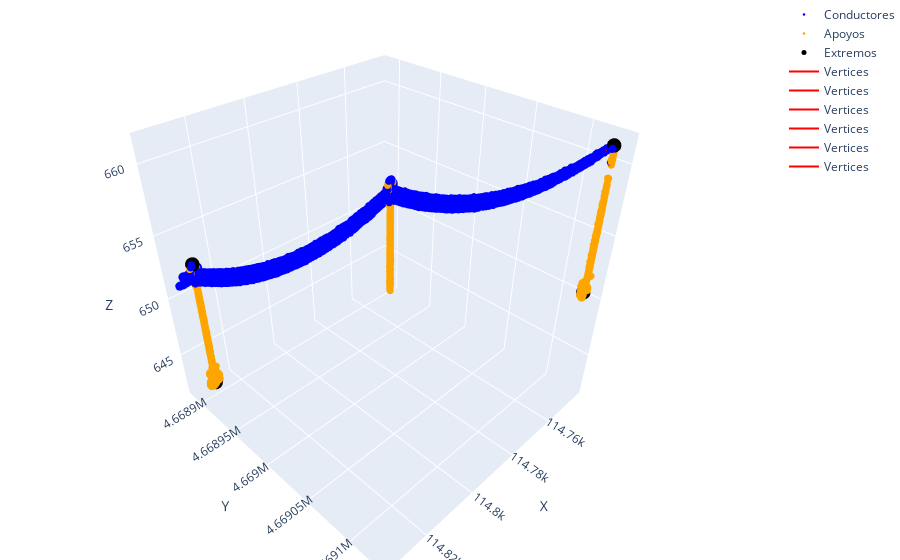

Notebook cell for this chart:
### Code cell
from electra_package.modules_clustering import *

idv, vano_length, cond_values, apoyo_values, vert_values, extremos_values = extract_vano_values(vano)

def extract_n_clusters(points):

    X_scaled,scaler_x,scaler_y,scaler_z = scale_conductor(points)

    cent, labs = dbscan_find_clusters_3(X_scaled)

    real_clust = 0
    noise = False
    total_points = X_scaled.shape[1]

    points_per_clust = total_points/(len(labs)-1)

    noise_cluster = 0
    real_labels = []
    clusters = []
    
    print(labs)

    for lab in np.unique(labs):
        
        print(100*abs(np.sum(lab == labs))/total_points)
        if 100*abs(np.sum(lab == labs))/total_points > 10:
            
            if lab == -1:
                
                noise = True
                noise_cluster = X_scaled[:,lab == labs]
                
            else:
                real_labels.append(lab)
                real_clust += 1
                clusters.append(X_scaled[:,lab == labs])
                

                
    return clusters, noise_cluster

clusters, noise = extract_n_clusters(apoyo_values)

print(apoyo_values.shape, cond_values.shape)

print(len(clusters), noise)

# clusters, noise = extract_n_clusters(cond_values)

# print(len(clusters), noise)

plot_data("", cond_values, apoyo_values, vert_values, extremos_values)
plt.show()

### Figure 1 — Plotly figure (JSON) as saved in the notebook; plotly's stock layout.template omitted (floating-point values rounded to 4 significant figures; data arrays with more than 128 entries replaced by an {"elided": "..."} marker saying what was removed)
{"data": [{"marker": {"color": "blue", "size": 2.5}, "mode": "markers", "name": "Conductores", "type": "scatter3d", "x": {"elided": "9849 float values"}, "y": {"elided": "9849 float values"}, "z": {"elided": "9849 float values"}}, {"marker": {"color": "orange", "size": 2.5}, "mode": "markers", "name": "Apoyos", "type": "scatter3d", "x": {"elided": "3160 float values"}, "y": {"elided": "3160 float values"}, "z": {"elided": "3160 float values"}}, {"marker": {"color": "black", "size": 5}, "mode": "markers", "name": "Extremos", "type": "scatter3d", "x": [114700.0, 114700.0, 114800.0, 114800.0], "y": [4669000.0, 4669000.0, 4669000.0, 4669000.0], "z": [650.8, 661.3, 642.1, 652.7]}, {"marker": {"color": "red", "size": 5}, "mode": "lines", "name": "Vertices", "type": "scatter3d", "x": [114800.0, 114800.0, 114800.0, 114800.0, 114800.0, 114800.0, 114800.0, 114800.0, 114800.0, 114800.0, 114800.0, 114800.0, 114800.0, 114800.0, 114700.0], "y": [4669000.0, 4669000.0, 4669000.0, 4669000.0, 4669000.0, 4669000.0, 4669000.0, 4669000.0, 4669000.0, 4669000.0, 4669000.0, 4669000.0, 4669000.0, 4669000.0, 4669000.0], "z": [658.4, 658.1, 657.9, 657.8, 657.7, 657.7, 657.8, 658.0, 658.2, 658.5, 658.9, 659.4, 659.9, 660.5, 661.2]}, {"marker": {"color": "red", "size": 5}, "mode": "lines", "name": "Vertices", "type": "scatter3d", "x": [114800.0, 114800.0, 114800.0, 114800.0, 114800.0, 114800.0, 114800.0, 114800.0, 114800.0, 114800.0, 114800.0, 114800.0, 114800.0, 114800.0, 114700.0, 114700.0], "y": [4669000.0, 4669000.0, 4669000.0, 4669000.0, 4669000.0, 4669000.0, 4669000.0, 4669000.0, 4669000.0, 4669000.0, 4669000.0, 4669000.0, 4669000.0, 4669000.0, 4669000.0, 4669000.0], "z": [658.0, 657.7, 657.5, 657.3, 657.2, 657.2, 657.3, 657.4, 657.6, 657.9, 658.2, 658.7, 659.2, 659.7, 660.4, 661.1]}, {"marker": {"color": "red", "size": 5}, "mode": "lines", "name": "Vertices", "type": "scatter3d", "x": [114800.0, 114800.0, 114800.0, 114800.0, 114800.0, 114800.0, 114800.0, 114800.0, 114800.0, 114800.0, 114800.0, 114800.0, 114800.0, 114800.0, 114800.0, 114700.0], "y": [4669000.0, 4669000.0, 4669000.0, 4669000.0, 4669000.0, 4669000.0, 4669000.0, 4669000.0, 4669000.0, 4669000.0, 4669000.0, 4669000.0, 4669000.0, 4669000.0, 4669000.0, 4669000.0], "z": [658.0, 657.7, 657.5, 657.3, 657.2, 657.2, 657.3, 657.4, 657.7, 657.9, 658.3, 658.7, 659.2, 659.8, 660.4, 661.2]}, {"marker": {"color": "red", "size": 5}, "mode": "lines", "name": "Vertices", "type": "scatter3d", "x": [114800.0, 114800.0, 114800.0, 114800.0, 114800.0, 114800.0, 114800.0, 114800.0, 114800.0, 114800.0, 114800.0, 114800.0, 114800.0, 114800.0, 114800.0], "y": [4669000.0, 4669000.0, 4669000.0, 4669000.0, 4669000.0, 4669000.0, 4669000.0, 4669000.0, 4669000.0, 4669000.0, 4669000.0, 4669000.0, 4669000.0, 4669000.0, 4669000.0], "z": [652.1, 652.0, 652.1, 652.2, 652.3, 652.6, 652.9, 653.3, 653.8, 654.4, 655.1, 655.8, 656.6, 657.5, 658.4]}, {"marker": {"color": "red", "size": 5}, "mode": "lines", "name": "Vertices", "type": "scatter3d", "x": [114800.0, 114800.0, 114800.0, 114800.0, 114800.0, 114800.0, 114800.0, 114800.0, 114800.0, 114800.0, 114800.0, 114800.0, 114800.0, 114800.0, 114800.0, 114800.0], "y": [4669000.0, 4669000.0, 4669000.0, 4669000.0, 4669000.0, 4669000.0, 4669000.0, 4669000.0, 4669000.0, 4669000.0, 4669000.0, 4669000.0, 4669000.0, 4669000.0, 4669000.0, 4669000.0], "z": [651.6, 651.5, 651.5, 651.5, 651.6, 651.8, 652.1, 652.5, 652.9, 653.4, 654.0, 654.6, 655.3, 656.1, 657.0, 658.0]}, {"marker": {"color": "red", "size": 5}, "mode": "lines", "name": "Vertices", "type": "scatter3d", "x": [114800.0, 114800.0, 114800.0, 114800.0, 114800.0, 114800.0, 114800.0, 114800.0, 114800.0, 114800.0, 114800.0, 114800.0, 114800.0, 114800.0, 114800.0, 114800.0], "y": [4669000.0, 4669000.0, 4669000.0, 4669000.0, 4669000.0, 4669000.0, 4669000.0, 4669000.0, 4669000.0, 4669000.0, 4669000.0, 4669000.0, 4669000.0, 4669000.0, 4669000.0, 4669000.0], "z": [651.7, 651.5, 651.5, 651.5, 651.6, 651.8, 652.1, 652.4, 652.9, 653.4, 653.9, 654.6, 655.3, 656.1, 657.0, 658.0]}], "layout": {"margin": {"b": 0, "l": 0, "r": 0, "t": 0}, "scene": {"xaxis": {"title": {"text": "X"}}, "yaxis": {"title": {"text": "Y"}}, "zaxis": {"title": {"text": "Z"}}}, "title": {"text": ""}}}
